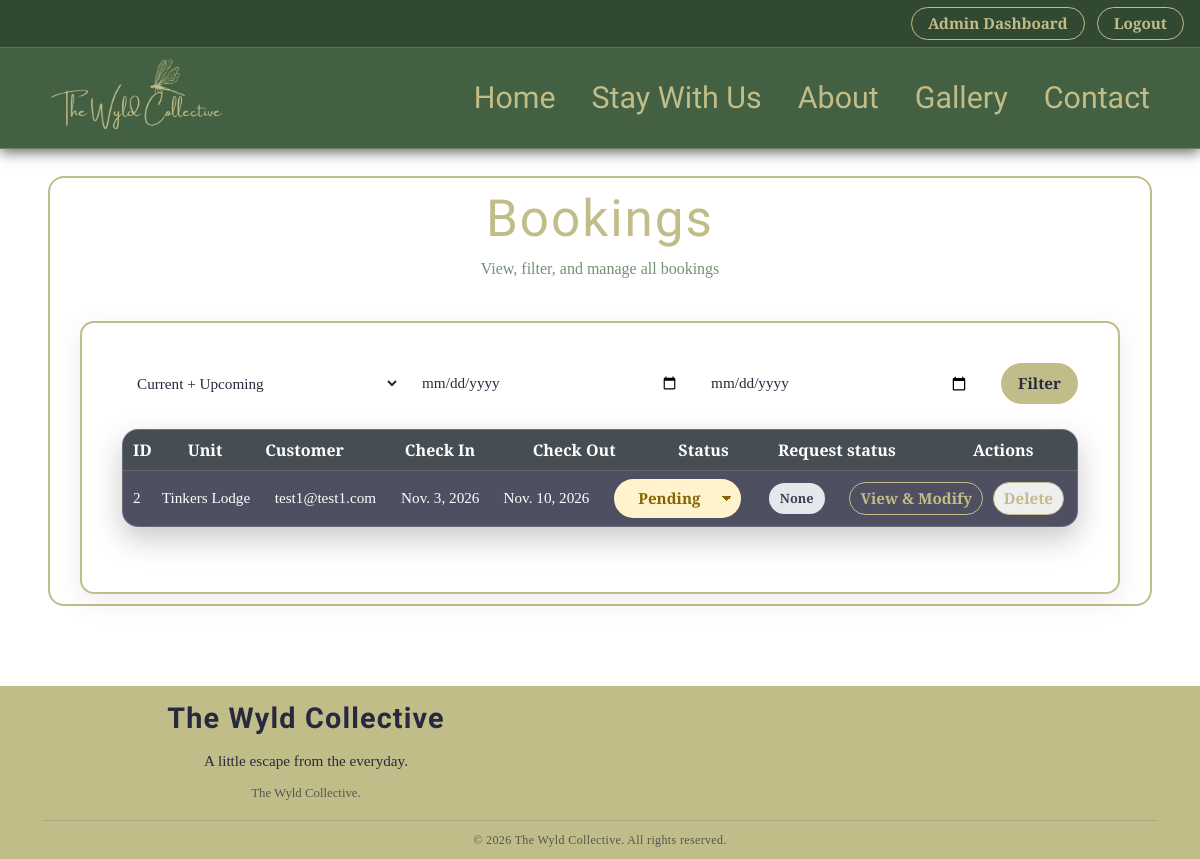
The page /adminpanel/bookings/ (signed in) on the database as committed earlier.
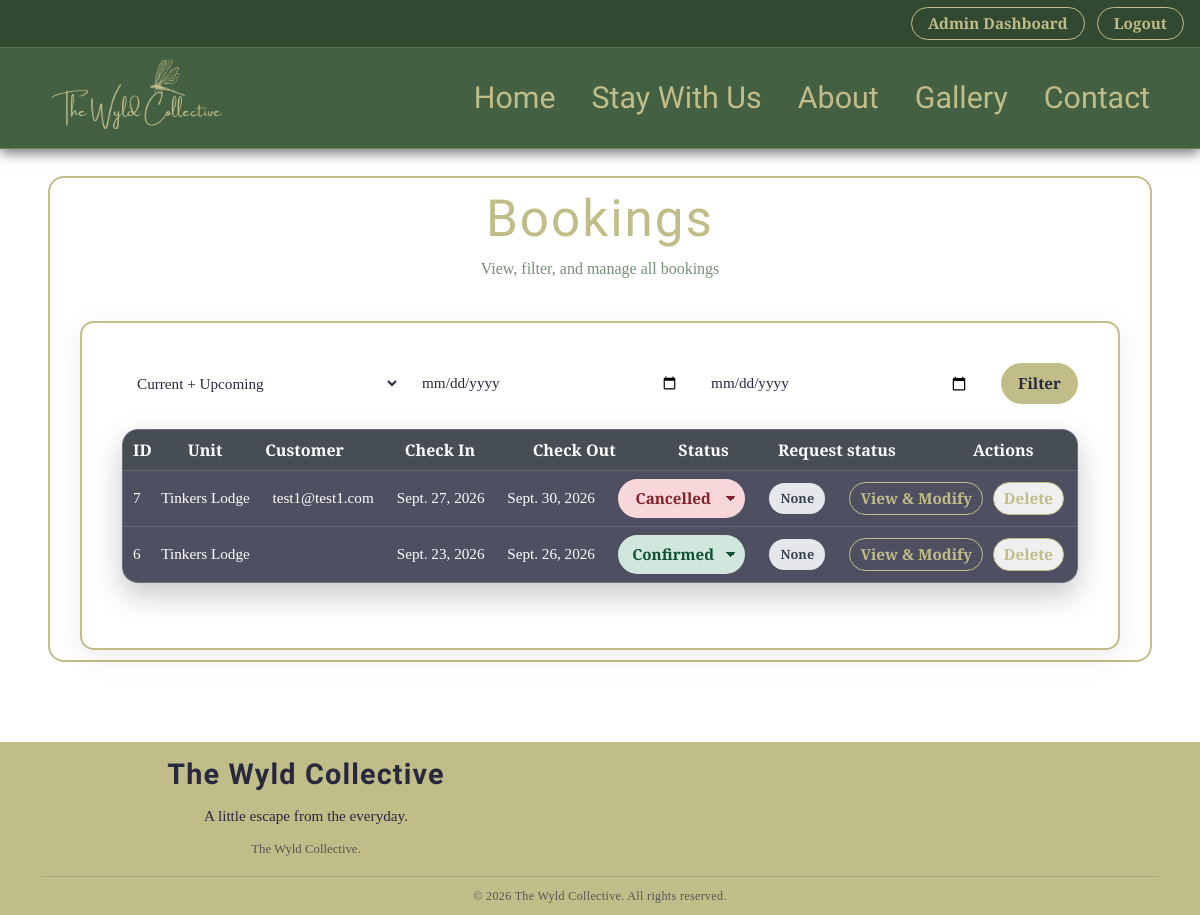
The same page on the database as committed later.
### bookings/models.py (models this page shows, shortened)
class Booking(models.Model):
    STATUS_CHOICES = [
        ("PENDING", "Pending"),
        ("CONFIRMED", "Confirmed"),
        ("CANCELLED", "Cancelled"),
        ("COMPLETED", "Completed"),
    ]
    customer = models.ForeignKey(User, on_delete=models.CASCADE, blank=True, null=True)
    customer_name = models.CharField(max_length=255)
    customer_email = models.EmailField()
    customer_phone = models.CharField(max_length=20)
    unit = models.ForeignKey(Unit, on_delete=models.CASCADE)
    check_in_date = models.DateField()
    check_out_date = models.DateField()
    adults = models.PositiveIntegerField(default=1)
    children = models.PositiveIntegerField(default=0)
    infants = models.PositiveIntegerField(default=0)
    dogs = models.PositiveIntegerField(default=0)
    dog_surcharge = models.DecimalField(max_digits=6, decimal_places=2, default=0)
    nightly_price = models.DecimalField(max_digits=7, decimal_places=2)
    total_nights = models.PositiveIntegerField()
    total_amount = models.DecimalField(max_digits=8, decimal_places=2)
    special_requests = models.TextField(blank=True)
    agreed_terms = models.BooleanField(default=False)
    status = models.CharField(max_length=20, choices=STATUS_CHOICES, default="PENDING")
    created_at = models.DateTimeField(auto_now_add=True)
    updated_at = models.DateTimeField(auto_now=True)

class Unit(models.Model):
    name = models.CharField(max_length=120)
    slug = models.SlugField(unique=True)
    short_description = models.CharField(max_length=300, blank=True)
    description = models.TextField(blank=True)
    main_image = models.ImageField(upload_to="unit_main/", blank=True, null=True)
    max_adults = models.PositiveIntegerField(default=2)
    max_children = models.PositiveIntegerField(default=2)
    price_per_night = models.DecimalField(max_digits=7, decimal_places=2)
    dog_surcharge = models.DecimalField(max_digits=6, decimal_places=2, default=0)
    dogs_allowed = models.BooleanField(default=False)
    active = models.BooleanField(default=True)

### adminpanel/views.py (the view)
# urls.py: path("bookings/", views.admin_booking_list, name="admin_booking_list"),
@login_required
def admin_booking_list(request):
    if not request.user.is_staff:
        return redirect("index")
    bookings = (
        Booking.objects.prefetch_related("change_requests")
        .all()
        .order_by("-check_in_date")
    )
    status_filter = request.GET.get("status")
    date_from = request.GET.get("from")
    date_to = request.GET.get("to")
    today = date.today()
    if status_filter == "past":
        bookings = bookings.filter(check_out_date__lt=today)
    elif status_filter == "current":
        bookings = bookings.filter(
            check_in_date__lte=today,
            check_out_date__gte=today,
        )
    elif status_filter == "upcoming":
        bookings = bookings.filter(check_in_date__gt=today)
    if date_from:
        bookings = bookings.filter(check_in_date__gte=date_from)
    if date_to:
        bookings = bookings.filter(check_out_date__lte=date_to)
    for booking in bookings:
        booking.latest_request = (
            booking.change_requests.all().order_by("-created_at").first()
        )
    return render(
        request,
        "admin/admin_booking_list.html",
        {
            "bookings": bookings,
            "status_choices": Booking.STATUS_CHOICES,
            "status_filter": status_filter,
        },
    )

### templates/admin/admin_booking_list.html (shortened to what this page needs)
{% extends "base.html" %} {% block content %}
<div class="admin-dashboard-container">
    <div class="admin-card-wrapper wide">
        <h1 class="admin-dashboard-title">Bookings</h1>
        <p class="admin-dashboard-subtitle">
            View, filter, and manage all bookings
        </p>
        <div class="admin-dashboard-grid">
            <div class="admin-card" style="grid-column: 1 / -1;">
                <form method="GET" class="filter-form">
                    <select name="status">
                        <option value="">Current + Upcoming</option>
                    </select>
                    <input type="date" name="from" />
                    <input type="date" name="to" />
                    <button type="submit" class="crud-btn">Filter</button>
                </form>
                <table class="admin-table">
                    <thead>
                        <tr>
                            <th>ID</th>
                            <th>Unit</th>
                            <th>Customer</th>
                            <th>Check In</th>
                            <th>Check Out</th>
                            <th>Status</th>
                            <th>Request status</th>
                            <th>Actions</th>
                        </tr>
                    </thead>
                    <tbody>
                        {% for booking in bookings %}
                        <tr>
                            <td>{{ booking.id }}</td>
                            <td>{{ booking.unit.name }}</td>
                            <td>{{ booking.customer.username }}</td>
                            <td>{{ booking.check_in_date }}</td>
                            <td>{{ booking.check_out_date }}</td>
                            <td>
                                <form method="post" action="{% url 'admin_booking_status_update' booking.id %}">
                                    <select name="status" class="status-button status-{{ booking.status|lower }}"
                                        onchange="this.form.submit()">
                                        {% for value, label in status_choices %}
                                        <option value="{{ value }}" {% if booking.status == value %}selected{% endif %}>
                                            {{ label }}
                                        </option>
                                        {% endfor %}
                                    </select>
                                </form>
                            </td>
                            <td class="request-status-cell">
                                {% if booking.latest_request %}
                                <span class="request-status request-status-{{ booking.latest_request.status|lower }}">
                                    {{ booking.latest_request.get_status_display }}
                                </span>
                                {% else %}
                                <span class="request-status request-status-none">None</span>
                                {% endif %}
                            </td>
                            <td class="booking-actions">
                                <a href="{% url 'admin_booking_detail' booking.id %}" class="crud-btn">
                                    View &amp; Modify
                                </a>
                                <form method="post" action="{% url 'admin_booking_delete' booking.id %}"
                                    class="inline-form">
                                    <button type="submit" class="crud-btn delete-btn"
                                        onclick="return confirm('Delete this booking?');">
                                        Delete
                                    </button>
                                </form>
                            </td>
                        </tr>
                        {% endfor %}
                    </tbody>
                </table>
            </div>
        </div>
    </div>
</div>
{% endblock %}

Rows that differ between the two databases and show on the page:
removed Booking: id "2", unit.name "Tinkers Lodge", customer.username "test1@test1.com", check_in_date "Nov. 3, 2026", check_out_date "Nov. 10, 2026", status "Pending", shows "None"
added Booking: id "7", unit.name "Tinkers Lodge", customer.username "test1@test1.com", check_in_date "Sept. 27, 2026", check_out_date "Sept. 30, 2026", status "Cancelled", shows "None"
added Booking: id "6", unit.name "Tinkers Lodge", check_in_date "Sept. 23, 2026", check_out_date "Sept. 26, 2026", status "Confirmed", shows "None"
